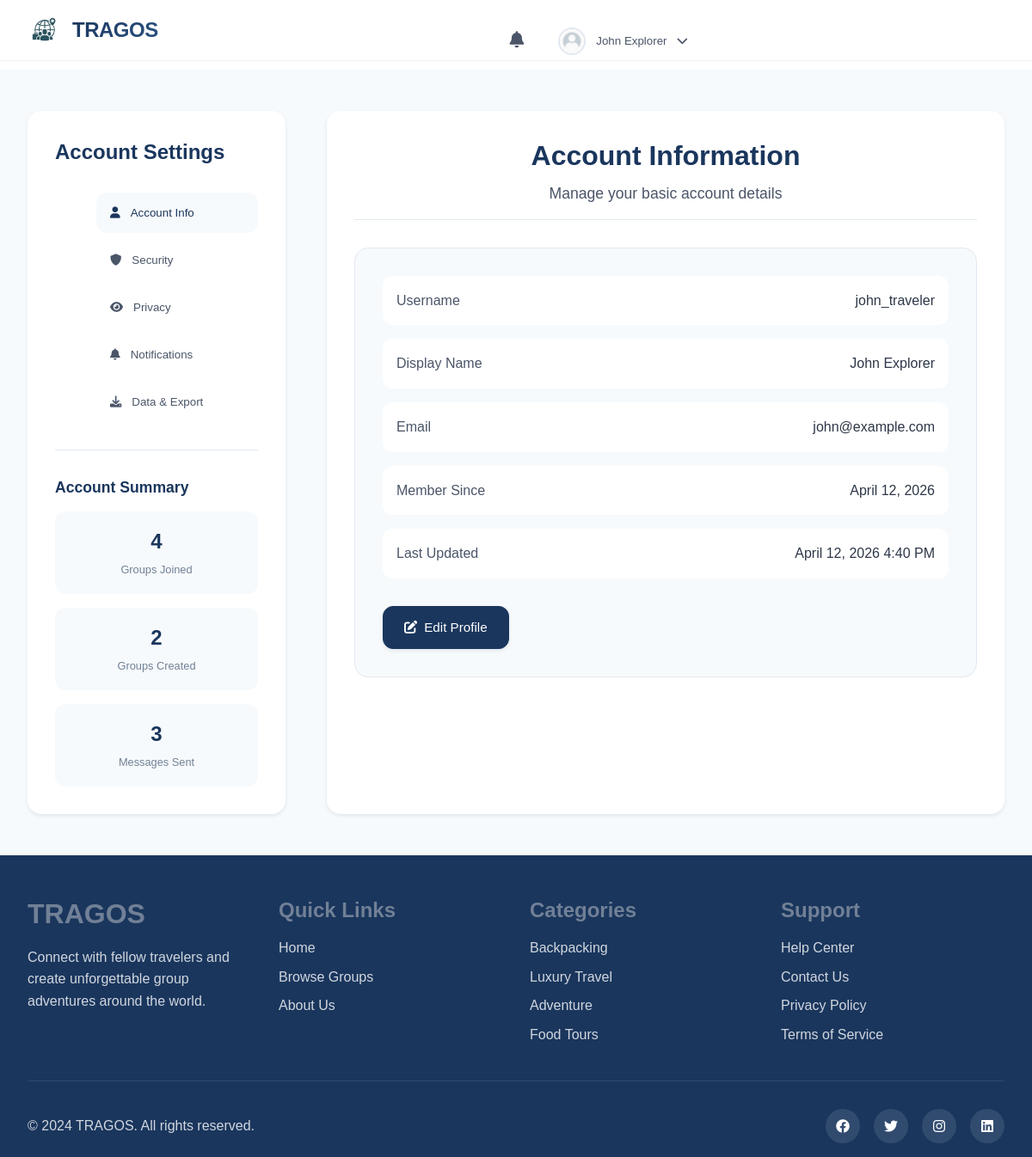
/settings.php (signed in), run on the app's committed database.
### tables this page shows
CREATE TABLE users (
    id INT AUTO_INCREMENT PRIMARY KEY,
    username VARCHAR(50) UNIQUE NOT NULL,
    email VARCHAR(100) UNIQUE NOT NULL,
    password VARCHAR(255) NOT NULL,
    display_name VARCHAR(100),
    bio TEXT,
    profile_picture VARCHAR(255) DEFAULT 'default-avatar.png',
    phone VARCHAR(20),
    location VARCHAR(100),
    created_at TIMESTAMP DEFAULT CURRENT_TIMESTAMP,
    updated_at TIMESTAMP DEFAULT CURRENT_TIMESTAMP ON UPDATE CURRENT_TIMESTAMP,
    is_active BOOLEAN DEFAULT TRUE
);

### settings.php (the view, shortened to what this page needs)
<?php
include 'includes/header.php';
$database = new Database();
$db = $database->getConnection();
$stats_query = "SELECT
    (SELECT COUNT(*) FROM group_members WHERE user_id = :user_id) as groups_joined,
    (SELECT COUNT(*) FROM groups_table WHERE owner_id = :user_id AND is_active = TRUE) as groups_created,
    (SELECT COUNT(*) FROM chat_messages WHERE user_id = :user_id AND is_deleted = FALSE) as messages_sent,
    (SELECT COUNT(*) FROM notifications WHERE user_id = :user_id) as total_notifications";
$stats_stmt = $db->prepare($stats_query);
$stats_stmt->bindParam(':user_id', $current_user['id']);
$stats_stmt->execute();
$user_stats = $stats_stmt->fetch(PDO::FETCH_ASSOC);
?>
<main class="main-content">
    <section class="settings-section">
        <div class="container">
            <div class="settings-layout">
                <div class="settings-sidebar">
                    <div class="settings-nav">
                        <h2>Account Settings</h2>
                        <nav class="nav-menu">
                            <button class="nav-item active" onclick="showSection('account')">
                                <i class="fas fa-user"></i> Account Info
                            </button>
                            <button class="nav-item" onclick="showSection('security')">
                                <i class="fas fa-shield-alt"></i> Security
                            </button>
                            <button class="nav-item" onclick="showSection('privacy')">
                                <i class="fas fa-eye"></i> Privacy
                            </button>
                            <button class="nav-item" onclick="showSection('notifications')">
                                <i class="fas fa-bell"></i> Notifications
                            </button>
                            <button class="nav-item" onclick="showSection('data')">
                                <i class="fas fa-download"></i> Data & Export
                            </button>
                        </nav>
                        <div class="account-summary">
                            <h3>Account Summary</h3>
                            <div class="summary-stats">
                                <div class="stat">
                                    <span class="stat-number"><?php echo $user_stats['groups_joined']; ?></span>
                                    <span class="stat-label">Groups Joined</span>
                                </div>
                                <div class="stat">
                                    <span class="stat-number"><?php echo $user_stats['groups_created']; ?></span>
                                    <span class="stat-label">Groups Created</span>
                                </div>
                                <div class="stat">
                                    <span class="stat-number"><?php echo $user_stats['messages_sent']; ?></span>
                                    <span class="stat-label">Messages Sent</span>
                                </div>
                            </div>
                        </div>
                    </div>
                </div>
                <div class="settings-main">
                    <div class="settings-section-content active" id="account">
                        <div class="section-header">
                            <h3>Account Information</h3>
                            <p>Manage your basic account details</p>
                        </div>
                        <div class="settings-card">
                            <div class="account-info">
                                <div class="info-row">
                                    <label>Username</label>
                                    <span><?php echo htmlspecialchars($current_user['username']); ?></span>
                                </div>
                                <div class="info-row">
                                    <label>Display Name</label>
                                    <span><?php echo htmlspecialchars($current_user['display_name'] ?: 'Not set'); ?></span>
                                </div>
                                <div class="info-row">
                                    <label>Email</label>
                                    <span><?php echo htmlspecialchars($current_user['email']); ?></span>
                                </div>
                                <div class="info-row">
                                    <label>Member Since</label>
                                    <span><?php echo date('F j, Y', strtotime($current_user['created_at'])); ?></span>
                                </div>
                                <div class="info-row">
                                    <label>Last Updated</label>
                                    <span><?php echo date('F j, Y g:i A', strtotime($current_user['updated_at'])); ?></span>
                                </div>
                            </div>
                            <div class="account-actions">
                                <a href="profile.php" class="btn btn-primary">
                                    <i class="fas fa-edit"></i> Edit Profile
                                </a>
                            </div>
                        </div>
                    </div>
                </div>
            </div>
        </div>
    </section>
</main>
<?php include 'includes/footer.php'; ?>

### includes/header.php (shortened to what this page needs)
<?php
$current_user = null;
if (isset($_SESSION['user_id'])) {
    $database = new Database();
    $db = $database->getConnection();
    $user_query = "SELECT * FROM users WHERE id = :user_id";
    $user_stmt = $db->prepare($user_query);
    $user_stmt->bindParam(':user_id', $_SESSION['user_id']);
    $user_stmt->execute();
    if ($user_stmt->rowCount() > 0) {
        $current_user = $user_stmt->fetch(PDO::FETCH_ASSOC);
    }
}
?>
<!DOCTYPE html>
<html lang="en">
<head>
    <link rel="stylesheet" href="assets/css/style.css">
    <link rel="stylesheet" href="https://cdnjs.cloudflare.com/ajax/libs/font-awesome/6.0.0/css/all.min.css">
</head>
<body>
    <header class="main-header">
        <nav class="navbar">
            <div class="nav-container">
                <div class="nav-brand">
                    <a href="index.php" class="brand-link">
                        <img src="assets/images/logo.png" alt="TRAGOS" class="brand-logo">
                        <span class="brand-text">TRAGOS</span>
                    </a>
                </div>
                <div class="nav-menu" id="navMenu">
                    <div class="nav-links">
                        <a href="index.php" class="nav-link <?php echo basename($_SERVER['PHP_SELF']) == 'index.php' ? 'active' : ''; ?>">
                        </a>
                        <a href="groups.php" class="nav-link <?php echo basename($_SERVER['PHP_SELF']) == 'groups.php' ? 'active' : ''; ?>">
                        </a>
                        <a href="search.php" class="nav-link <?php echo basename($_SERVER['PHP_SELF']) == 'search.php' ? 'active' : ''; ?>">
                        </a>
                        <?php if ($current_user): ?>
                            <a href="my-groups.php" class="nav-link <?php echo basename($_SERVER['PHP_SELF']) == 'my-groups.php' ? 'active' : ''; ?>">
                            </a>
                            <a href="create-group.php" class="nav-link <?php echo basename($_SERVER['PHP_SELF']) == 'create-group.php' ? 'active' : ''; ?>">
                            </a>
                        <?php endif; ?>
                    </div>
                    <div class="nav-actions">
                        <?php if ($current_user): ?>
                            <a href="notifications.php" class="nav-notification">
                                <i class="fas fa-bell"></i>
                            </a>
                            <div class="nav-user-menu">
                                <button class="user-menu-toggle" onclick="toggleUserMenu()">
                                    <img src="assets/images/<?php echo $current_user['profile_picture']; ?>"
                                         alt="Profile" class="user-avatar">
                                    <span class="user-name"><?php echo htmlspecialchars($current_user['display_name'] ?: $current_user['username']); ?></span>
                                    <i class="fas fa-chevron-down"></i>
                                </button>
                            </div>
                        <?php else: ?>
                            <a href="login.php" class="nav-btn btn-outline">Login</a>
                            <a href="register.php" class="nav-btn btn-primary">Sign Up</a>
                        <?php endif; ?>
                    </div>
                </div>
            </div>
        </nav>
    </header>

### assets/css/style.css (style rules this page uses)
:root { --primary-color: #1a365d; --primary-light: #2c5282; --secondary-color: #718096; --accent-color: #4299e1; --success-color: #38a169; --warning-color: #ecc94b; --error-color: #e53e3e; --info-color: #3182ce; --text-primary: #2d3748; --text-secondary: #4a5568; --text-muted: #718096; --text-light: #FFFFFF; --bg-primary: #FFFFFF; --bg-secondary: #f7fafc; --bg-tertiary: #edf2f7; --bg-dark: #1a365d; --border-color: #e2e8f0; --border-light: #edf2f7; --shadow-sm: 0 2px 4px rgba(26, 54, 93, 0.1); --shadow-md: 0 4px 12px rgba(26, 54, 93, 0.15); --shadow-lg: 0 8px 24px rgba(26, 54, 93, 0.2); --gradient-primary: linear-gradient(135deg, #1a365d 0%, #2c5282 100%); --gradient-secondary: linear-gradient(135deg, #4299e1 0%, #2c5282 100%); --gradient-hero: linear-gradient(135deg, rgba(26, 54, 93, 0.8) 0%, rgba(44, 82, 130, 0.6) 100%); --font-family: 'Poppins', sans-serif; --border-radius: 12px; --border-radius-sm: 8px; --border-radius-lg: 16px; --transition: all 0.3s cubic-bezier(0.4, 0, 0.2, 1); }
* { margin: 0; padding: 0; box-sizing: border-box; }
body { font-family: var(--font-family); line-height: 1.6; color: var(--text-primary); background-color: var(--bg-primary); overflow-x: hidden; }
h1, h2, h3, h4, h5, h6 { font-weight: 600; line-height: 1.3; margin-bottom: 1rem; }
h2 { font-size: 2.5rem; }
h3 { font-size: 2rem; }
p { margin-bottom: 1rem; color: var(--text-secondary); }
a { text-decoration: none; color: var(--primary-color); transition: var(--transition); }
.container { max-width: 1200px; margin: 0 auto; padding: 0 2rem; }
.btn { display: inline-flex; align-items: center; gap: 0.5rem; padding: 0.75rem 1.5rem; border: none; border-radius: var(--border-radius); font-family: var(--font-family); font-weight: 500; text-decoration: none; cursor: pointer; transition: var(--transition); font-size: 0.95rem; }
.btn-primary { background: var(--gradient-primary); color: var(--text-light); box-shadow: var(--shadow-sm); }
.navbar { background: rgba(255, 255, 255, 0.95); backdrop-filter: blur(10px); border-bottom: 1px solid var(--border-light); position: fixed; top: 0; left: 0; right: 0; z-index: 1000; transition: var(--transition); }
.nav-container { display: flex; align-items: center; justify-content: space-between; padding: 1rem 2rem; max-width: 1200px; margin: 0 auto; }
.nav-brand { display: flex; align-items: center; gap: 0.75rem; }
.nav-brand a { display: flex; align-items: center; gap: 0.75rem; color: var(--primary-color); font-weight: 700; font-size: 1.5rem; }
.brand-text { background: var(--gradient-primary); -webkit-background-clip: text; -webkit-text-fill-color: transparent; background-clip: text; }
.nav-menu { display: flex; align-items: center; gap: 2rem; }
.nav-link { display: flex; align-items: center; gap: 0.5rem; padding: 0.5rem 1rem; border-radius: var(--border-radius-sm); color: var(--text-secondary); font-weight: 500; position: relative; }
.nav-actions { display: flex; align-items: center; gap: 1rem; }
.user-avatar { width: 32px; height: 32px; border-radius: 50%; object-fit: cover; }
.main-content { margin-top: 80px; }
section { padding: 5rem 0; }
.section-header { text-align: center; margin-bottom: 4rem; }
.section-header p { font-size: 1.1rem; color: var(--text-secondary); max-width: 600px; margin: 0 auto; }

### data on the page
users: profile_picture (placeholder picture), display_name "John Explorer", username "john_traveler", email "john@example.com", created_at "April 12, 2026", updated_at "April 12, 2026 4:40 PM"

### other printed values
$user_stats['groups_joined'] "4"
$user_stats['groups_created'] "2"
$user_stats['messages_sent'] "3"
